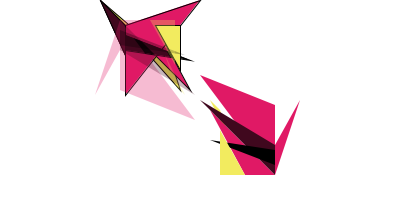
Frame 1 (no input)
Frame 60 (the mouse pressed at the canvas centre just before this capture): identical to frame 1, image omitted
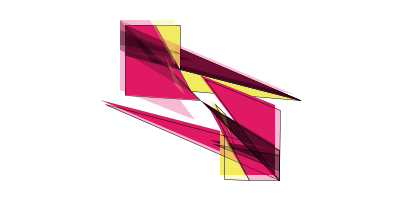
Frame 120 (the mouse held since frame 60 and released just before this capture)

The Processing sketch that drew these frames (run headless with seeded random() and noise(); from frame 60 on, the mouse is pressed at the canvas centre):

// Processing sketch: processing_90535
// ── processing_90535.pde

void setup()
{size(400,200);
background(255);}

void draw()
{
background(255);

// Nombre d'image par seconde 0<x>24 x=image +/- saccadée
frameRate(24);


//Je déclare des variables pour les couleurs utilisées dans mes triangles
color rose = color(224,25,101);
color bordeaux = color(64,8,30);
color noir = color(0);
color jaune = color(242,235,95);

//Puis des variables pour tous les nombres
int x = 100;
int y = 25;
int a = 55;
int b = 90;
int c = 80;
int z = 0;
int o = 5;

//Variable pour mon niveau de transparence
int transp = 75;


  
// Premier coin en haut à gauche
translate(x,z);
stroke(0);
fill(jaune);
triangle(mouseX,mouseY,c-10,a+5,c,b);
fill(rose);
triangle(mouseX,mouseY,y,a,y,y);
fill(rose);
triangle(b,b,a,y,y,y);
triangle(x,mouseY,y,b+5,y,y);
fill(bordeaux);
triangle(mouseX,mouseY,y,a,y,y);
fill(noir);
triangle(y,y+10,y,a-5,b,a+5);
fill(jaune);
triangle(a,y,c,y,c,c-10);

//2e coin

  translate(x+x,x+x);
  rotate(radians(180));
  noStroke();
  fill(jaune);
  triangle(b,x,c-10,a+5,c,b);
  fill(rose);
  triangle(mouseX,x,y,a,y,y);
  fill(rose);
  triangle(b,b,a,y,y,y);
  triangle(x,x+y,y,b+5,y,y);
  fill(bordeaux);
  triangle(x,x,y,a,y,y);
  fill(noir);
  triangle(y,y+10,y,a-5,b,a+5);
 fill(jaune);
 triangle(a,y,c,y,c,c-10);
 
 // Coins en transparence

//coin en haut

  translate(x+x+o,x+x+o);
  rotate(radians(180));
  noStroke();
  fill(jaune,transp);
  triangle(b,x,c-10,a+5,c,b);
  fill(rose,transp);
  triangle(mouseX,x,y,a,y,y);
  fill(rose,transp);
  triangle(b,b,a,y,y,y);
  triangle(x,x+y,y,b+5,y,y);
  fill(bordeaux,transp);
  triangle(x,x,y,a,y,y);
  fill(noir,transp);
  triangle(y,y+10,y,a-5,b,a+5);
 fill(jaune,transp);
 triangle(a,y,c,y,c,c-10);

// J'ajoute une intéraction, le dernier triangle apparait seulement si l'on clique
 if(mousePressed){
// coin en bas à droite
  translate(x+x+o+o,x+x+o+o);
  rotate(radians(180));
  stroke(z);
  strokeWeight(0.5);
  fill(jaune,transp);
  triangle(b,x,c-10,a+5,c,b);
  fill(rose,transp);
  triangle(mouseX,x,y,a,y,y);
  fill(rose,transp);
  triangle(b,b,a,y,y,y);
  triangle(x,x+y,y,b+5,y,y);
  fill(bordeaux,transp);
  triangle(x,x,y,a,y,y);
  fill(noir,transp);
  triangle(y,y+10,y,a-5,b,a+5);
 fill(jaune,transp);
 triangle(a,y,c,y,c,c-10);
 }
 

 }
